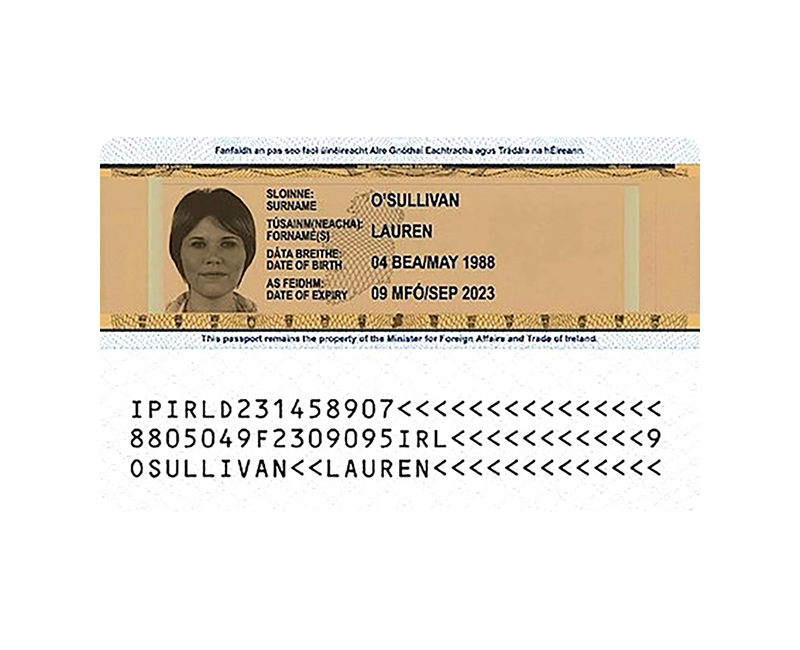
#> input picture sample6.jpg, 800 x 650 px; the run also reads 1 picture not shown here
$ jupyter execute --allow-errors PatternMatching.ipynb   (shell and % lines are left out)
#> lines starting #> are read from the running program, lines starting #| are printed output that depends on the picture
[cell 1]
import cv2
import numpy as np
from matplotlib import pyplot as plt
import glob
import os

plt.rcParams["axes.edgecolor"] = "black"
plt.rcParams["axes.linewidth"] = 1
def show_image(image, title=None):
    channels = image.shape[2] if len(image.shape) == 3 else 1
    if channels == 3:
        image = cv2.cvtColor(image, cv2.COLOR_BGR2RGB)
    oldfigsize = plt.rcParams["figure.figsize"]
    plt.rcParams["figure.figsize"] = (5,5)
    plt.autoscale(enable=True, axis='both', tight=False)
    plt.axis('off')
    plt.imshow(image, aspect='equal', interpolation='gaussian', cmap='gray' if channels == 1 else None)
    plt.title(title)
    plt.show()
    plt.rcParams["figure.figsize"] = oldfigsize
image = cv2.imread('sample6.jpg', cv2.IMREAD_GRAYSCALE)
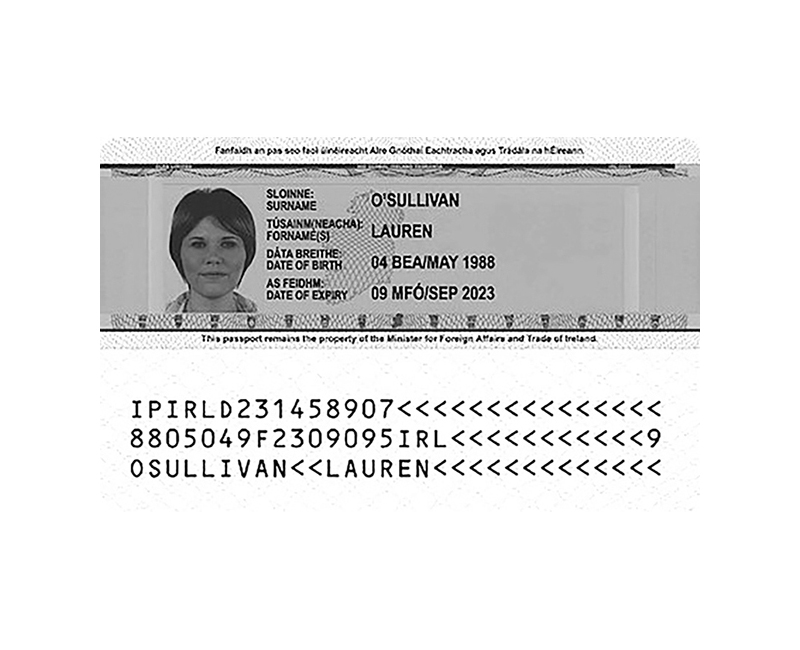
#> image: shape (650, 800); min 0, max 255, mean 230.1

[cell 2]
class BracketMatcher:
    def __init__(self, template_path='bracket.jpg'):
        self.template = cv2.imread(template_path, cv2.IMREAD_GRAYSCALE)
        self.threshold = 0.8

    def process(self, image):
        res = cv2.matchTemplate(image,self.template,cv2.TM_CCOEFF_NORMED)
        locs = np.where( res >= self.threshold)
        return locs
    def add_boundaries(self, image, locs):
        w, h = bracket.shape[::-1]
        for pt in zip(*locs[::-1]):
            cv2.rectangle(image, pt, (pt[0] + w, pt[1] + h), (0,0,255), 2)
        return image

[cell 3]
matcher = BracketMatcher()

[cell 4]
def test_sample(path):
    image = cv2.imread(path, cv2.IMREAD_GRAYSCALE)
    image = cv2.resize(image, (800, 600))
    locs = matcher.process(image)
    image = matcher.add_boundaries(image, locs)
    show_image(image, path)

#> (a cell that did not finish here is left out)

#> in test_sample, `image = cv2.resize(image, (800, 600))`:
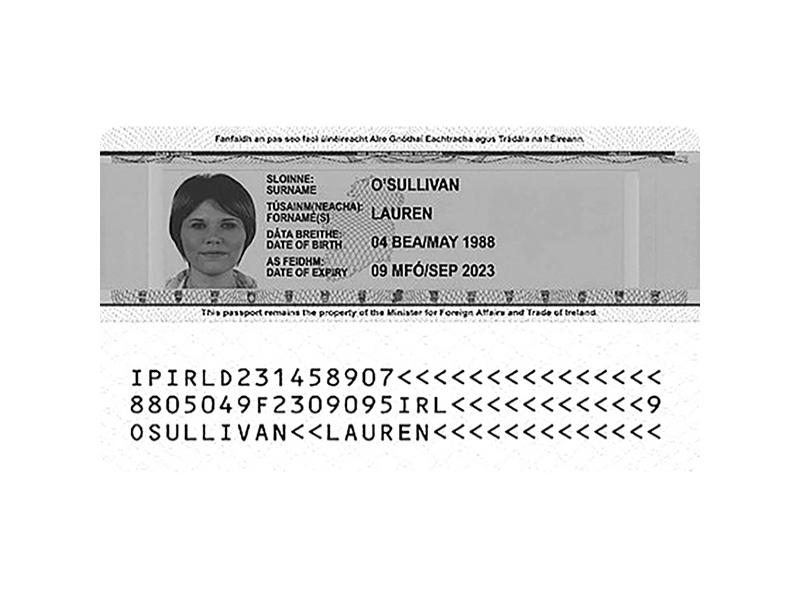
#> image: shape (600, 800); min 0, max 255, mean 230.1
#> in process, `res = cv2.matchTemplate(image,self.template,cv2.TM_CCOEFF_NORMED)`:
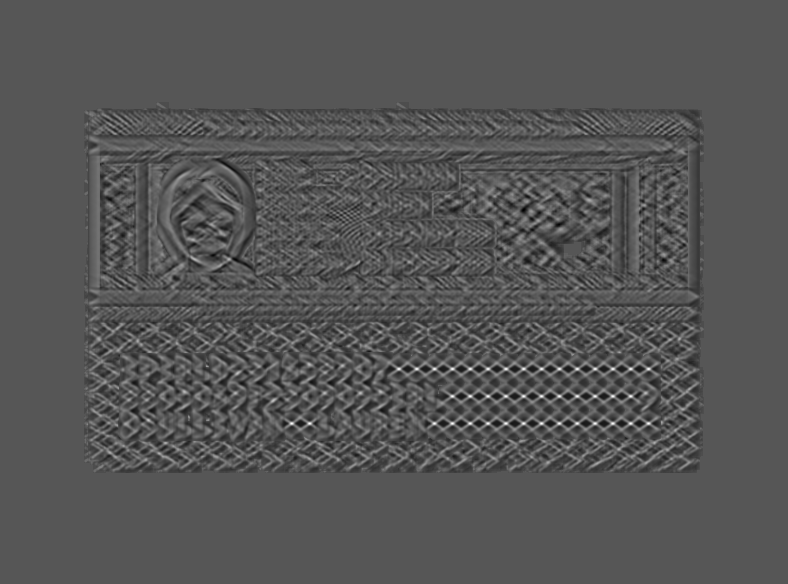
#> res: shape (584, 788) float32; min -0.495, max 0.973, mean -0.00378; drawn with min black and max white
#> in process, `locs = np.where( res >= self.threshold)`: locs = 98 positions, rows 368 to 423, columns 291 to 649
